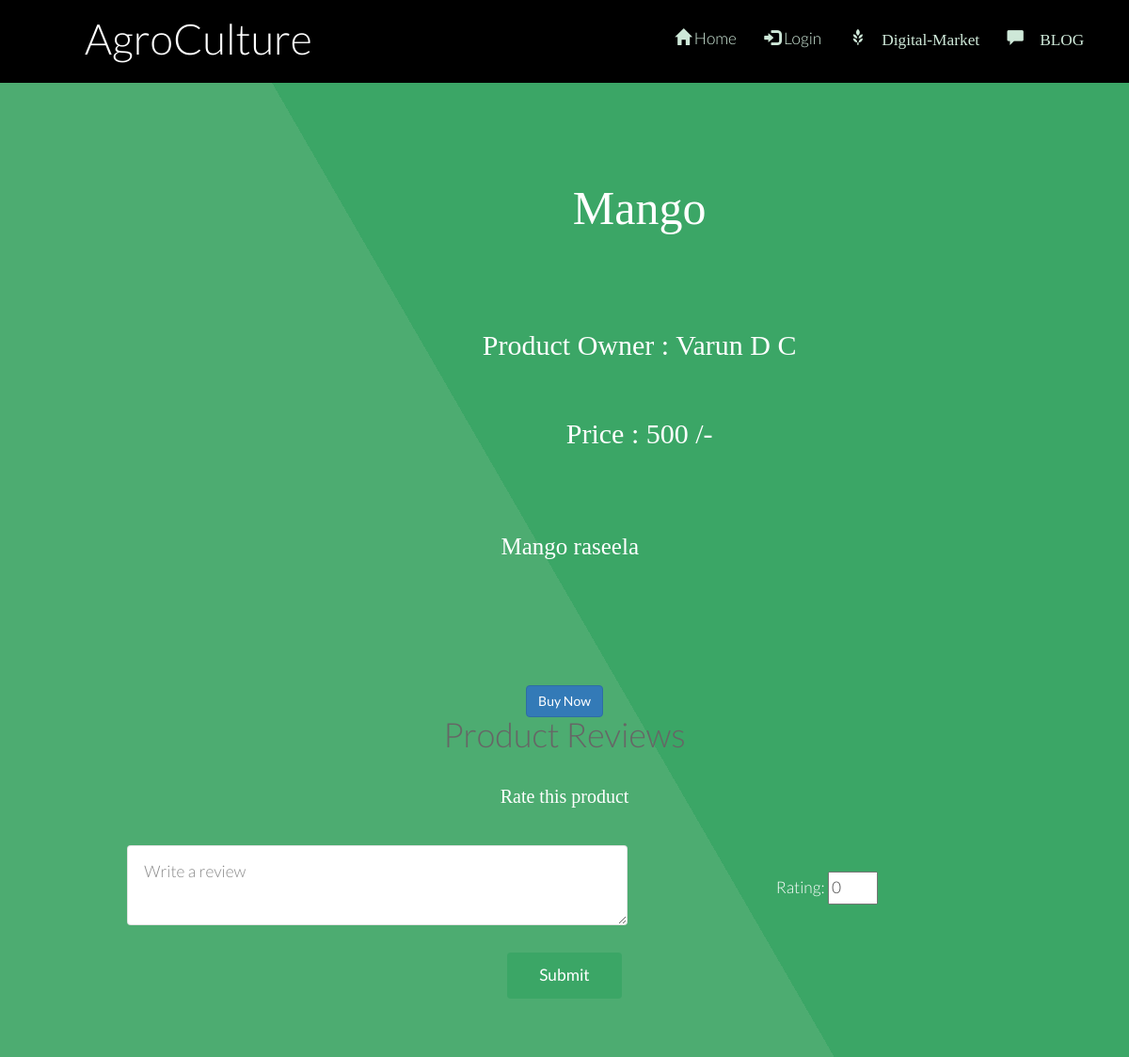
Page /review.php?pid=27 on the earlier database version.
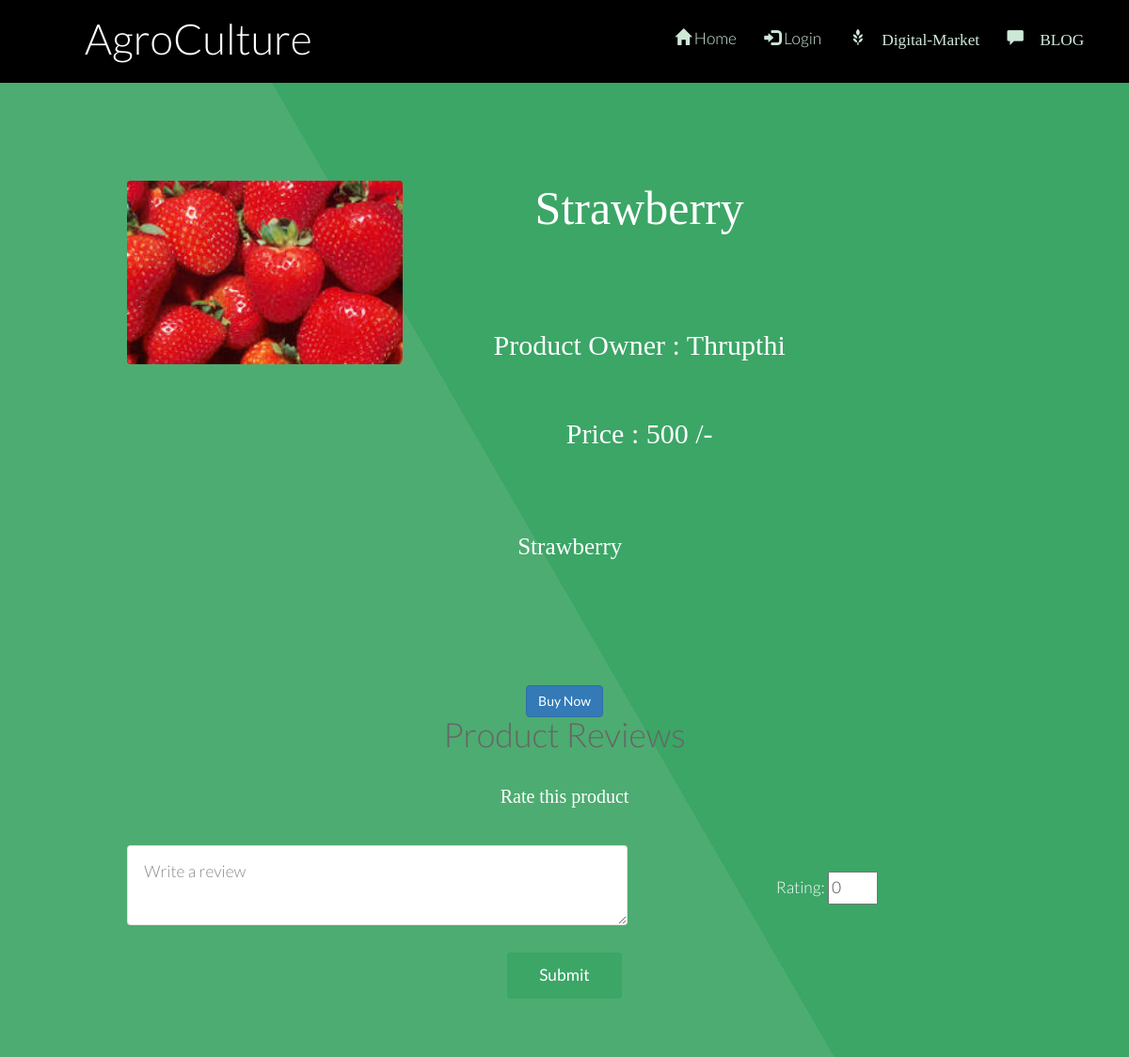
Same page on the later database version.
### tables this page shows
CREATE TABLE `fproduct` (
  `fid` int(255) NOT NULL,
  `pid` int(255) NOT NULL,
  `product` varchar(255) NOT NULL,
  `pcat` varchar(255) NOT NULL,
  `pinfo` varchar(255) NOT NULL,
  `price` float NOT NULL,
  `pimage` varchar(255) NOT NULL DEFAULT 'blank.png',
  `picStatus` int(10) NOT NULL DEFAULT '0'
);

CREATE TABLE `farmer` (
  `fid` int(255) NOT NULL,
  `fname` varchar(255) NOT NULL,
  `fusername` varchar(255) NOT NULL,
  `fpassword` varchar(255) NOT NULL,
  `femail` varchar(255) NOT NULL,
  `fmobile` varchar(255) NOT NULL,
  `faddress` text NOT NULL,
  `factive` int(255) NOT NULL DEFAULT '0',
  `frating` int(11) NOT NULL DEFAULT '0',
  `picExt` varchar(255) NOT NULL DEFAULT 'png',
  `picStatus` int(10) NOT NULL DEFAULT '0'
);

### review.php (the view, shortened to what this page needs)
<?php
	require 'db.php';
	$pid = $_GET['pid'];
?>
<!DOCTYPE html>
<html>
<head>
		<link href="bootstrap\css\bootstrap.min.css" rel="stylesheet">
		<link rel="stylesheet" href="Blog/commentBox.css" />
</head>
<body>
				<?php
					require 'menu.php';
					$sql="SELECT * FROM fproduct WHERE pid = '$pid'";
					$result = mysqli_query($conn, $sql);
					$row = mysqli_fetch_assoc($result);
					$fid = $row['fid'];
					$sql = "SELECT * FROM farmer WHERE fid = '$fid'";
					$result = mysqli_query($conn, $sql);
					$frow = mysqli_fetch_assoc($result);
					$picDestination = "images/productImages/".$row['pimage'];
					?>
				<section id="main" class="wrapper style1 align-center">
						<div class="container">
							<div class="row">
								<div class="col-sm-4">
									<img class="image fit" src="<?php echo $picDestination.'';?>" alt="" />
								</div>
								<div class="col-12 col-sm-6">
									<p style="font: 50px Times new roman;"><?= $row['product']; ?></p>
									<p style="font: 30px Times new roman;">Product Owner : <?= $frow['fname']; ?></p>
									<p style="font: 30px Times new roman;">Price : <?= $row['price'].' /-'; ?></p>
								</div>
							</div><br />
							<div class="row">
								<div class="col-12 col-sm-12" style="font: 25px Times new roman;">
									<?= $row['pinfo']; ?>
								</div>
							</div>
						</div>
						<br /><br />
						<div class="12u$">
                            <center>
                                <div class="row uniform">
                                    <div class="6u 12u$(large)">
                                    </div>
                                    <div class="6u 12u$(large)">
                                        <a href="buyNow.php?pid=<?= $pid; ?>" class="btn btn-primary" style="text-decoration: none;">Buy Now</a>
                                    </div>
                                </div>
                            </center>
                        </div>
					<div class="container">
						<h1>Product Reviews</h1>
					<div class="row">
						<div class="col-0 col-sm-3"></div>
						<div class="col-12 col-sm-6">
					</div>
				</div>
			</div>
			<div class="container">
				<p style="font: 20px Times new roman; align: left;">Rate this product</p>
				<form method="POST" action="reviewInput.php?pid=<?= $pid; ?>">
					<div class="row">
						<div class="col-sm-7">
							<textarea style="background-color:white;color: black;" cols="5" name="comment" placeholder="Write a review"></textarea>
						</div>
						<div class="col-sm-5">
							<br />
							Rating: <input type="number" min="0" max="10" name="rating" value="0"/>
						</div>
					</div>
					<div class="row">
						<div class="col-sm-12">
							<br />
							<input type="submit" />
						</div>
					</div>
				</form>
			</div>
	</body>
	</html>

### menu.php (shortened to what this page needs)
<?php
	if(isset($_SESSION['logged_in']) AND $_SESSION['logged_in'] == 1)
	{
		$loginProfile = "My Profile: ". $_SESSION['Username'];
		$logo = "glyphicon glyphicon-user";
		if($_SESSION['Category']!= 1)
		{
			$link = "Login/profile.php";
		}
		else {
				$link = "profileView.php";
		}
	}
	else
	{
		$loginProfile = "Login";
		$link = "index.php";
		$logo = "glyphicon glyphicon-log-in";
	}
?>
<!DOCTYPE html>
			<header id="header">
				<h1><a href="index.php">AgroCulture</a></h1>
				<nav id="nav">
					<ul style="list-style: none;" >
						<li><a href="index.php"><span class="glyphicon glyphicon-home"></span> Home</a></li>
						<li><a href="<?= $link; ?>"><span class="<?php echo $logo; ?>"></span><?php echo" ". $loginProfile; ?></a></li>
						<li><a href="market.php"><span class="glyphicon glyphicon-grain"> Digital-Market</a></li>
						<li><a href="blogView.php"><span class="glyphicon glyphicon-comment"> BLOG</a></li>
					</ul>
				</nav>
			</header>
	</body>
</html>

### css/style.css (style rules this page uses)
body { background: #fff; }
body, input, select, textarea { color: #444; font-family: "Lato", Helvetica, sans-serif; font-size: 15pt; font-weight: 300; line-height: 1.65em; }
a { color: #4dac71; text-decoration: underline; }
p { margin: 0 0 2em 0; }
h1, h2, h3, h4, h5, h6 { color: #666; font-weight: 300; line-height: 1em; margin: 0 0 1em 0; }
h1 a, h2 a, h3 a, h4 a, h5 a, h6 a { color: inherit; text-decoration: none; }
.align-center { text-align: center; }
form { margin: 0 0 2em 0; }
input[type="text"], input[type="password"], input[type="email"], select, textarea { -moz-appearance: none; -webkit-appearance: none; -o-appearance: none; -ms-appearance: none; appearance: none; background: rgba(144, 144, 144, 0.075); border-radius: 4px; border: none; border: solid 1px rgba(144, 144, 144, 0.25); color: inherit; display: block; outline: 0; padding: 0 1em; text-decoration: none; width: 100%; }
textarea { padding: 0.75em 1em; }
.image { border-radius: 4px; border: 0; display: inline-block; position: relative; }
.image.fit { display: block; margin: 0 0 2em 0; width: 100%; }
ul { list-style: disc; margin: 0 0 2em 0; padding-left: 1em; }
ul li { padding-left: 0.5em; }
input[type="submit"], input[type="reset"], input[type="button"], .button { -moz-appearance: none; -webkit-appearance: none; -o-appearance: none; -ms-appearance: none; appearance: none; -moz-transition: background-color 0.2s ease-in-out, color 0.2s ease-in-out; -webkit-transition: background-color 0.2s ease-in-out, color 0.2s ease-in-out; -o-transition: background-color 0.2s ease-in-out, color 0.2s ease-in-out; -ms-transition: background-color 0.2s ease-in-out, color 0.2s ease-in-out; transition: background-color 0.2s ease-in-out, color 0.2s ease-in-out; background-color: #3ba666; border-radius: 4px; border: 0; color: #ffffff !important; cursor: pointer; display: inline-block; font-weight: 400; height: 2.85em; line-height: 2.8em; padding: 0 2em; text-align: center; text-decoration: none; white-space: nowrap; }
#header { background-color: #202222; color: #ffffff; cursor: default; height: 4.75em; line-height: 4.75em; width: 100%; z-index: 10000; }
#header h1 { color: #ffffff; height: inherit; left: 2.5em; line-height: inherit; margin: 0; padding: 0; position: absolute; top: 0; }
#header h1 a { font-size: 1.25em; }
#header nav { height: inherit; line-height: inherit; position: absolute; right: 2.75em; top: 0; vertical-align: middle; }
#header nav > ul { list-style: none; margin: 0; padding-left: 0; }
#header nav > ul > li { border-radius: 4px; display: inline-block; margin-left: 1.5em; padding-left: 0; }
#header nav > ul > li a { -moz-transition: color 0.2s ease-in-out; -webkit-transition: color 0.2s ease-in-out; -o-transition: color 0.2s ease-in-out; -ms-transition: color 0.2s ease-in-out; transition: color 0.2s ease-in-out; color: #cee8d8; display: inline-block; text-decoration: none; }
#header nav > ul > li:first-child { margin-left: 0; }
.wrapper { padding: 6em 0em 4em; }
.wrapper.style1 { background-color: #3ba666; -moz-background-image: linear-gradient(60deg, #4dac71 50%, #3ba666 50%); -webkit-background-image: linear-gradient(60deg, #4dac71 50%, #3ba666 50%); -o-background-image: linear-gradient(60deg, #4dac71 50%, #3ba666 50%); -ms-background-image: linear-gradient(60deg, #4dac71 50%, #3ba666 50%); background-image: linear-gradient(60deg, #4dac71 50%, #3ba666 50%); color: #ffffff; }

### css/style-xlarge.css (style rules this page uses)
body, input, select, textarea { font-size: 13pt; }

### css/style-large.css (style rules this page uses)
body, input, select, textarea { font-size: 13pt; }

Differences in the rows shown:
changed fproduct: pimage: picture added; product "Mango" → "Strawberry"; pinfo "Mango raseela" → "Strawberry"
changed farmer: fname "Varun D C" → "Thrupthi"
